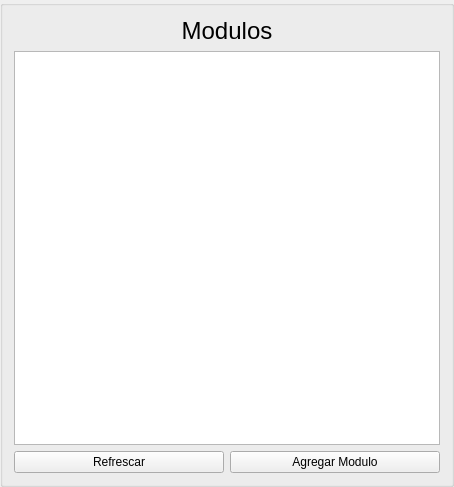
<?xml version="1.0" encoding="UTF-8"?>
<ui version="4.0">
 <class>FormIndexModulos</class>
 <widget class="QGroupBox" name="FormIndexModulos">
  <property name="geometry">
   <rect>
    <x>0</x>
    <y>0</y>
    <width>454</width>
    <height>487</height>
   </rect>
  </property>
  <property name="sizePolicy">
   <sizepolicy hsizetype="Expanding" vsizetype="Minimum">
    <horstretch>0</horstretch>
    <verstretch>0</verstretch>
   </sizepolicy>
  </property>
  <property name="windowTitle">
   <string>GroupBox</string>
  </property>
  <layout class="QVBoxLayout" name="verticalLayout">
   <item>
    <widget class="QLabel" name="label">
     <property name="font">
      <font>
       <pointsize>18</pointsize>
      </font>
     </property>
     <property name="text">
      <string>Modulos</string>
     </property>
     <property name="alignment">
      <set>Qt::AlignCenter</set>
     </property>
    </widget>
   </item>
   <item>
    <widget class="QTableWidget" name="tabla_modulos">
     <property name="sizePolicy">
      <sizepolicy hsizetype="Expanding" vsizetype="Expanding">
       <horstretch>0</horstretch>
       <verstretch>0</verstretch>
      </sizepolicy>
     </property>
    </widget>
   </item>
   <item>
    <layout class="QHBoxLayout" name="horizontalLayout">
     <item>
      <widget class="QPushButton" name="btn_refresh">
       <property name="text">
        <string>Refrescar</string>
       </property>
      </widget>
     </item>
     <item>
      <widget class="QPushButton" name="btn_add_modulo">
       <property name="text">
        <string>Agregar Modulo</string>
       </property>
      </widget>
     </item>
    </layout>
   </item>
  </layout>
 </widget>
 <resources/>
 <connections/>
</ui>
